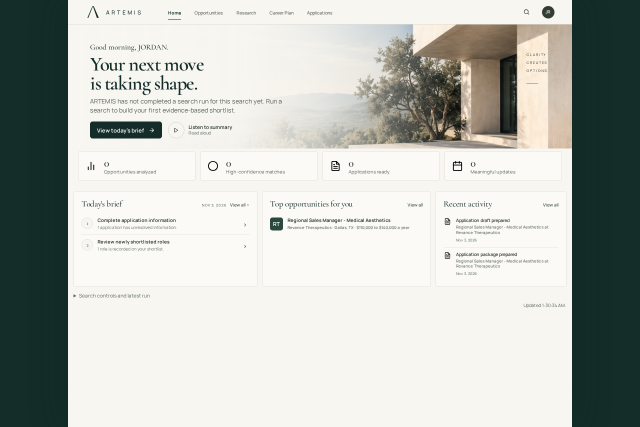
#> input picture docs/brand/evidence/fidelity-2026-11/before/home-1280.png, 1280 x 853 px (shown at 1/2 size); its folder holds 4 pictures in this run; the run also reads 1 picture not shown here
$ python compare_artemis.py
#> lines starting #> are read from the running program, lines starting #| are printed output that depends on the picture
"""Create honest baseline/current comparisons and optional latest-source overlay.

The latest source image is attached in the conversation, not a local file.
Supply --reference only when that actual source raster becomes available.
"""
import argparse
from pathlib import Path

from PIL import Image, ImageDraw

ROOT = Path(__file__).resolve().parents[1]
EVIDENCE = ROOT / 'docs/brand/evidence/fidelity-2026-11'
RESAMPLE = Image.Resampling.LANCZOS


def comparison(name, source, implementation, source_label):
    """Align widths, preserve proportions and pad remaining height with ivory."""
    implementation = implementation.resize(
        (source.width, round(implementation.height * source.width / implementation.width)),
        RESAMPLE,
    )
    height = max(source.height, implementation.height)
    left = Image.new('RGB', (source.width, height), '#F7F6F1')
    right = left.copy()
    left.paste(source, (0, 0))
    right.paste(implementation, (0, 0))
    canvas = Image.new('RGB', (source.width * 2, height + 30), '#E8E5DC')
    canvas.paste(left, (0, 30))
    canvas.paste(right, (source.width, 30))
    draw = ImageDraw.Draw(canvas)
    draw.text((12, 9), source_label, fill='#142D29')
    draw.text((source.width + 12, 9), 'CURRENT APP — synthetic API fixture', fill='#142D29')
    canvas.save(EVIDENCE / f'{name}-comparison.png')
    Image.blend(left, right, .5).save(EVIDENCE / f'{name}-overlay.png')


def main():
    parser = argparse.ArgumentParser(description=__doc__)
    parser.add_argument('--reference', type=Path)
    args = parser.parse_args()
    for width in (1280, 375):
        before = Image.open(EVIDENCE / f'before/home-{width}.png').convert('RGB')
#> before is the input picture: PIL image 1280x853 RGB; mean R, G, B 186.8, 190.8, 185.2
        after = Image.open(EVIDENCE / f'after/home-{width}.png').convert('RGB')
        height = min(before.height, after.height, 900)
#> height = 853
        comparison(f'before-after-home-{width}', before.crop((0, 0, width, height)),
                   after.crop((0, 0, width, height)), 'BASELINE — original main branch')
#> in comparison, `left = Image.new('RGB', (source.width, height), '#F7F6F1')`:
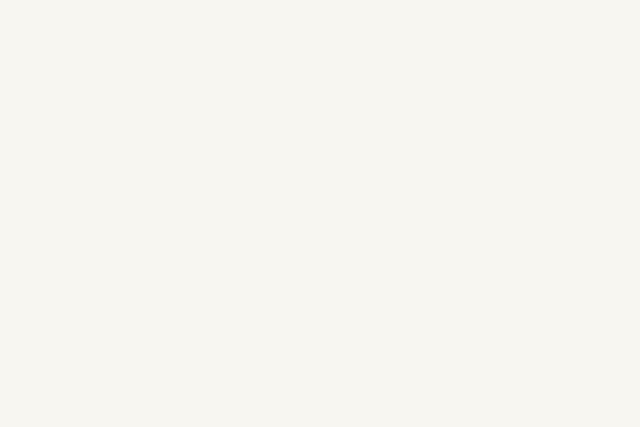
#> left: PIL image 1280x853 RGB (shown at 1/2 size); mean R, G, B 247, 246, 241
#> in comparison, `canvas.paste(right, (source.width, 30))`:
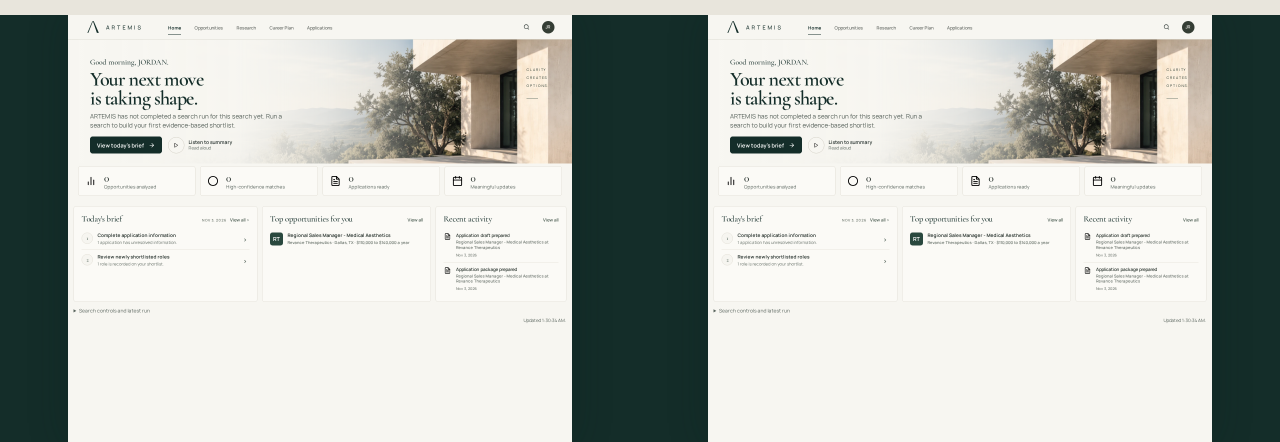
#> canvas: PIL image 2560x883 RGB (shown at 1/2 size); mean R, G, B 188.4, 192.1, 186.4
#> pass 2 of the loop in main, `for width in (1280, 375):`:
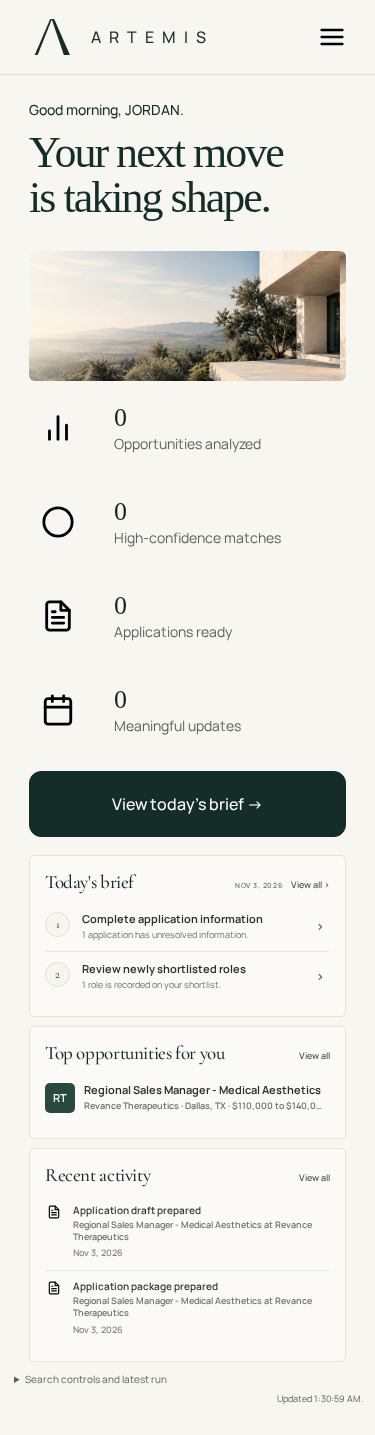
#> input picture docs/brand/evidence/fidelity-2026-11/before/home-375.png, 375 x 1435 px
#> in main, before is the input picture: PIL image 375x1435 RGB; mean R, G, B 228, 228.1, 222.9
#> in comparison (call 2), `left = Image.new('RGB', (source.width, height), '#F7F6F1')`:
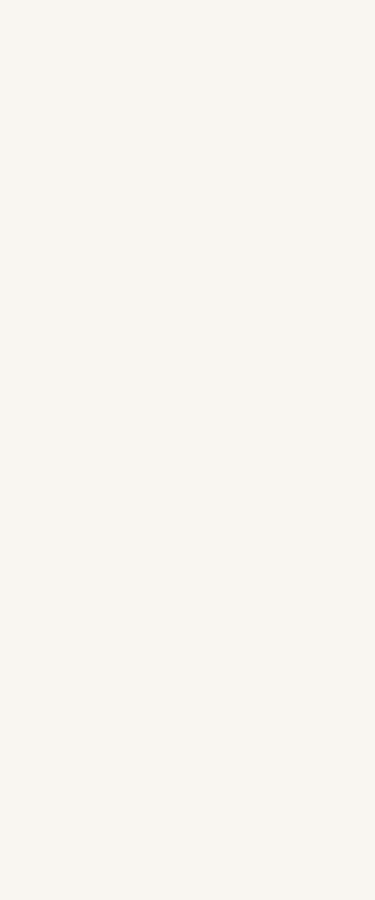
#> left: PIL image 375x900 RGB; mean R, G, B 247, 246, 241
#> in comparison (call 2), `canvas.save(EVIDENCE / f'{name}-comparison.png')`:
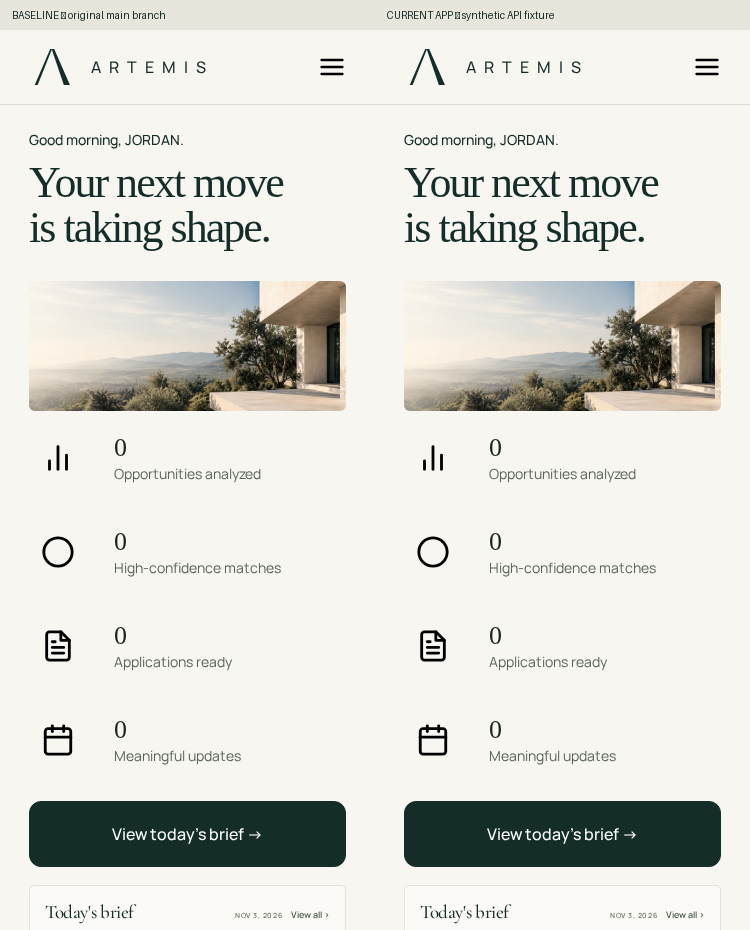
#> saved as before-after-home-375-comparison.png: PIL image 750x930 RGB; mean R, G, B 219.5, 219.8, 214
    comparison('desktop-width-fix', Image.open(EVIDENCE / 'desktop-width-before-1440.png').convert('RGB'),
               Image.open(EVIDENCE / 'after/home-1440x900-viewport.png').convert('RGB'),
               'PREVIOUS — rejected narrow desktop layout')
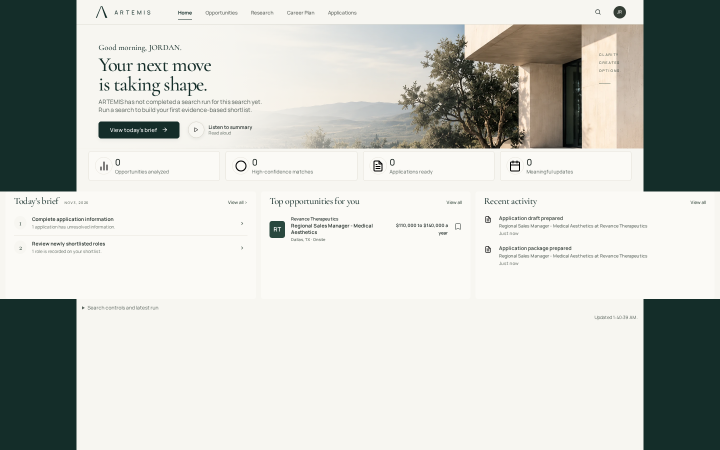
#> input picture docs/brand/evidence/fidelity-2026-11/desktop-width-before-1440.png, 1440 x 900 px (shown at 1/2 size)
#> call 3 of comparison, with name = 'desktop-width-fix'
#> in comparison, implementation is the input picture: PIL image 1440x900 RGB; mean R, G, B 197.4, 200, 194.4
#> in comparison (call 3), `left = Image.new('RGB', (source.width, height), '#F7F6F1')`:
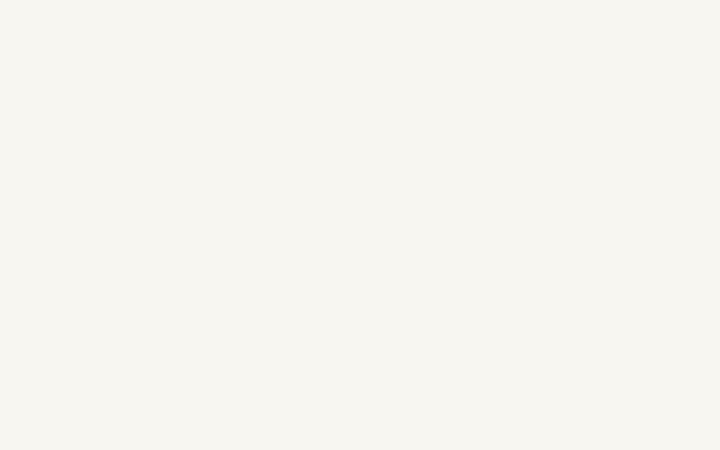
#> left: PIL image 1440x900 RGB (shown at 1/2 size); mean R, G, B 247, 246, 241
#> in comparison (call 3), `canvas = Image.new('RGB', (source.width * 2, height + 30), '#E8E5DC')`:
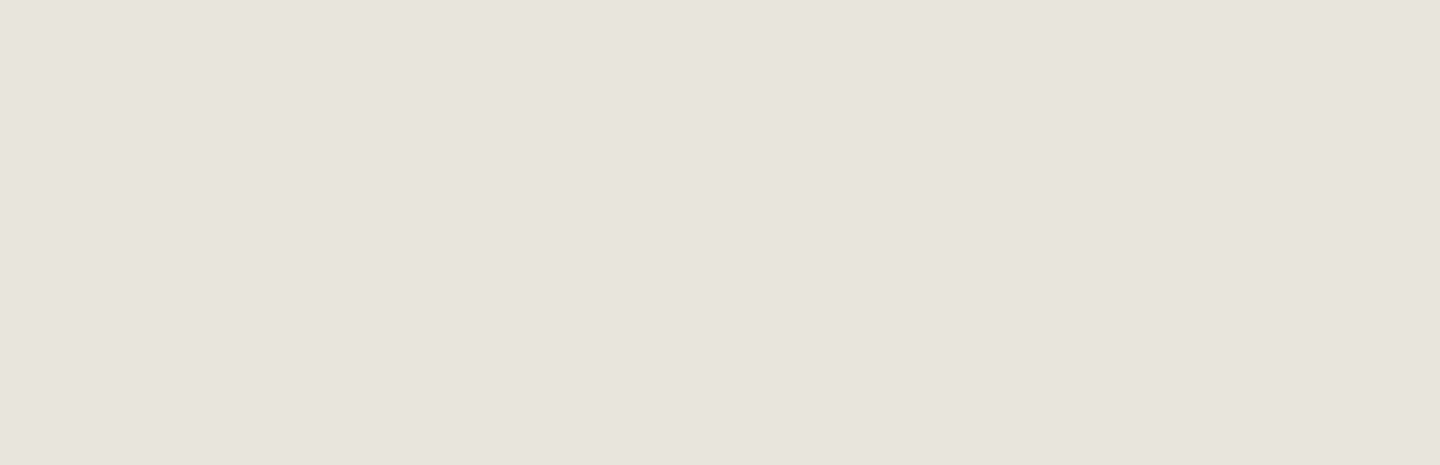
#> canvas: PIL image 2880x930 RGB (shown at 1/2 size); mean R, G, B 232, 229, 220
#> in comparison (call 3), `canvas.paste(left, (0, 30))`:
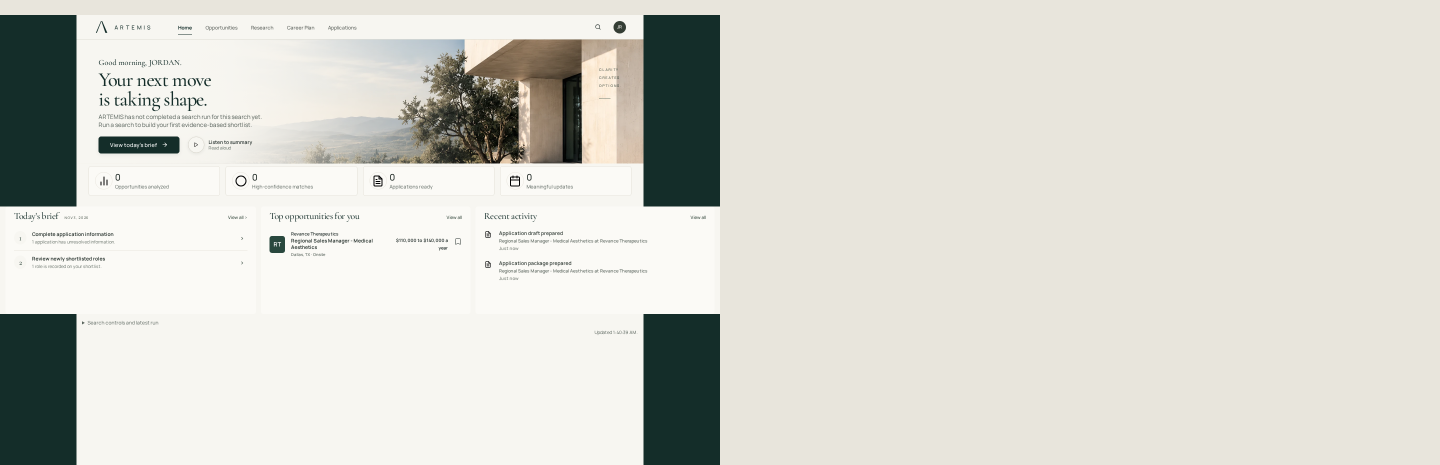
#> canvas: PIL image 2880x930 RGB (shown at 1/2 size); mean R, G, B 215.2, 215, 207.6
#> in comparison (call 3), `canvas.paste(right, (source.width, 30))`:
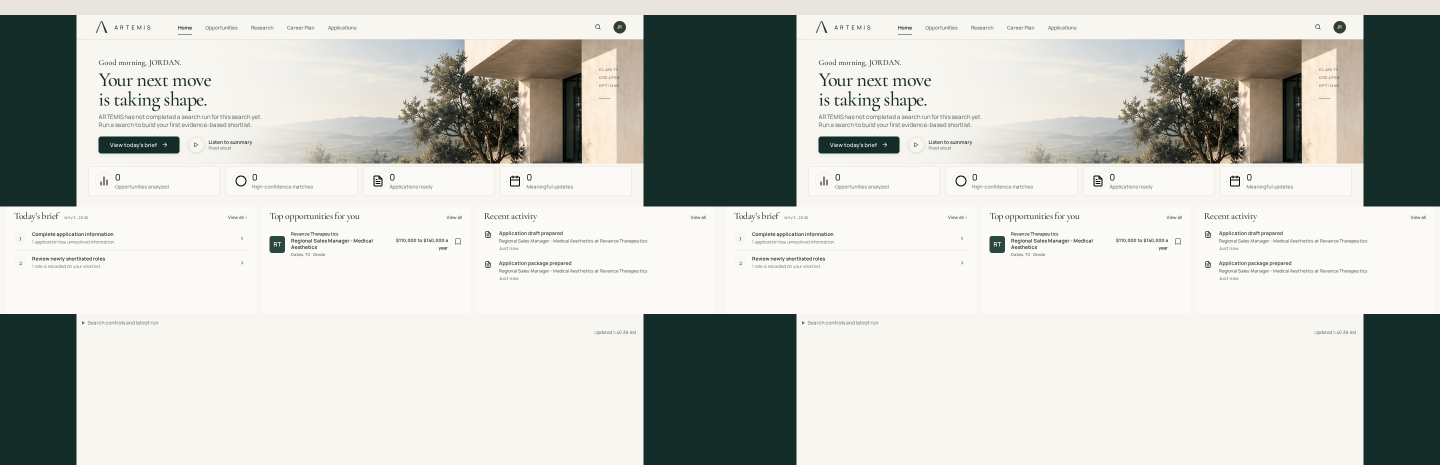
#> canvas: PIL image 2880x930 RGB (shown at 1/2 size); mean R, G, B 198.5, 200.9, 195.2
    if args.reference:
        comparison('latest-reference', Image.open(args.reference).convert('RGB'),
                   Image.open(EVIDENCE / 'after/home-1280x853-viewport.png').convert('RGB'),
                   'OWNER-SUPPLIED LATEST REFERENCE')
    else:
        print('Latest source is conversation-only; no latest-source pixel overlay claimed.')
    print('Baseline/current comparisons written to', EVIDENCE.relative_to(ROOT))


if __name__ == '__main__':
    main()
